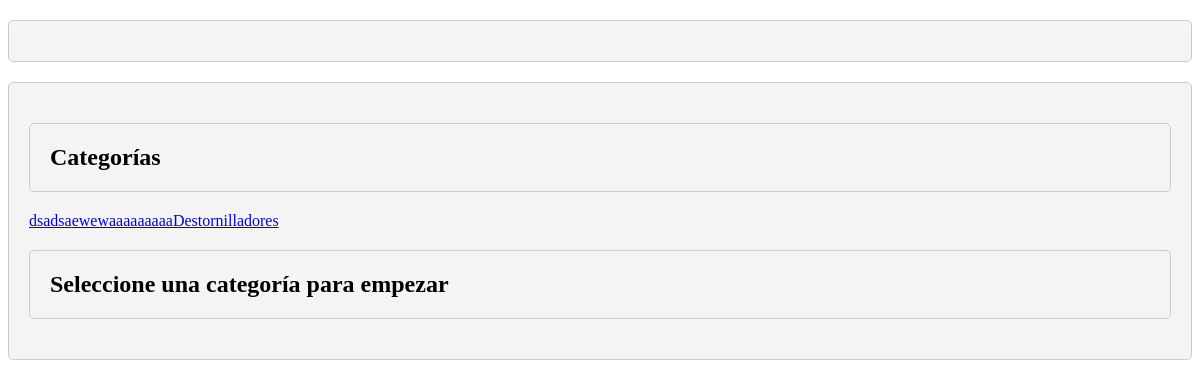
The app's page /vistas/product_category.php, older data.
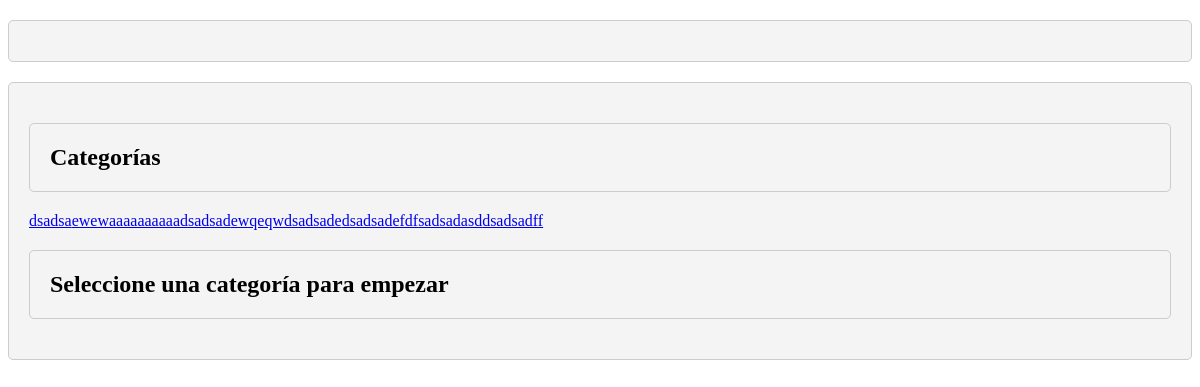
The same page, newer data.
### tables this page shows
CREATE TABLE `categoria` (
  `categoria_id` int(7) NOT NULL AUTO_INCREMENT,
  `categoria_nombre` varchar(50) NOT NULL,
  `categoria_ubicacion` varchar(150) NOT NULL,
  PRIMARY KEY (`categoria_id`)
);

### vistas/product_category.php (the view, shortened to what this page needs)
<div class="container">
</div>
<div class="container pb-6 pt-6">
    <div class="columns">
        <div class="column is-one-third">
            <h2 class="title has-text-centered">Categorías</h2>
            <?php
                $categorias=conexion();
                $categorias=$categorias->query("SELECT * FROM categoria");
                if($categorias->rowCount()>0){
                    $categorias=$categorias->fetchAll();
                    foreach($categorias as $row){
                        echo '<a href="index.php?vista=product_category&category_id='.$row['categoria_id'].'" class="button is-link is-inverted is-fullwidth">'.$row['categoria_nombre'].'</a>';
                    }
                }else{
                    echo '<p class="has-text-centered" >No hay categorías registradas</p>';
                }
            ?>
        </div>
        <div class="column">
            <?php
                $categoria_id = (isset($_GET['category_id'])) ? $_GET['category_id'] : 0;
                $check_categoria=conexion();
                $check_categoria=$check_categoria->query("SELECT * FROM categoria WHERE categoria_id='$categoria_id'");
                if($check_categoria->rowCount()>0){
                    $check_categoria=$check_categoria->fetch();
                    echo '
                        <h2 class="title has-text-centered">'.$check_categoria['categoria_nombre'].'</h2>
                        <p class="has-text-centered pb-6" >'.$check_categoria['categoria_ubicacion'].'</p>
                    ';
                    require_once "./php/main.php";
                    if(isset($_GET['product_id_del'])){
                        require_once "./php/producto_eliminar.php";
                    }
                    if(!isset($_GET['page'])){
                        $pagina=1;
                    }else{
                        $pagina=(int) $_GET['page'];
                        if($pagina<=1){
                            $pagina=1;
                        }
                    }
                    $pagina=limpiar_cadena($pagina);
                    $url="index.php?vista=product_category&category_id=$categoria_id&page=";
                    $registros=15;
                    $busqueda="";
                    require_once "./php/producto_lista.php";
                }else{
                    echo '<h2 class="has-text-centered title" >Seleccione una categoría para empezar</h2>';
                }
            ?>
        </div>
    </div>
</div>

### vistas/product_category.php (style rules this page uses)
.container { margin-top: 20px; border: 1px solid #ccc; border-radius: 5px; padding: 20px; background-color: #F4F4F4; }
.select, .input, .button { margin-bottom: 10px; }
.title { margin-top: 20px; padding: 20px; }
.has-text-centered { margin-top: 20px; border: 1px solid #ccc; border-radius: 5px; padding: 20px; }

Row changes from the older to the newer data that the page shows:
removed categoria: categoria_nombre "Destornilladores"
changed categoria: categoria_nombre "aaaaaaaaa" → "aaaaaaaaaa"
added categoria: categoria_nombre "dsadsad"
added categoria: categoria_nombre "ewqeqw"
added categoria: categoria_nombre "dsadsade"
added categoria: categoria_nombre "dsadsadefdf"
added categoria: categoria_nombre "sadsadasd"
added categoria: categoria_nombre "dsadsadff"
